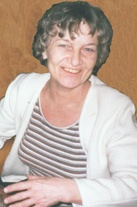
#> input picture Dia2/notebooks/ZuzanaB.jpg, 137 x 207 px, shrunk from 581 x 879 before the run
$ jupyter execute --allow-errors D2L6_Detectando_rostros.ipynb   (shell and % lines are left out)   (Python 2 division)
#> lines starting #> are read from the running program, lines starting #| are printed output that depends on the picture
# Dia 2 Libreta 6
En esta libreta usaremos un clasificador para detectar rostros en imagenes; despues realizaran el ejercicio de tomar una foto de su rostro con el dispositivo, extraerlo del mismo a la mnaquina y aplciar el detector.

Finalmente, trataremos de implementarlo en el dispositivo...

Algo de informacion [tomada de este sitio](https://realpython.com/blog/python/face-recognition-with-python/)

[cell 1]
import matplotlib.pyplot as plt
import sys, os, re, time
import numpy as np
import cv2

[cell 2]
pic = os.path.join('.','ZuzanaB.jpg')

img=cv2.imread(pic)
#> img is the input picture: shape (207, 137, 3); mean B, G, R 159.1, 171.5, 191.3

[cell 3]
gray = cv2.cvtColor(img, cv2.COLOR_BGR2GRAY)
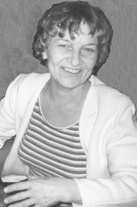
#> gray: shape (207, 137); min 55, max 252, mean 176
plt.imshow(gray)

[cell 4]
caras_cascada=cv2.CascadeClassifier('haarcascade_frontalface_default.xml')

caras = caras_cascada.detectMultiScale(gray, 1.3, 4)
#> caras = ()

print "Encontramos {0} faces!".format(len(caras))
#| Encontramos 0 faces!

[cell 5]
i=img.copy()
for (x,y,w,h) in caras:
    cv2.rectangle(i, (x,y), (x+w,y+h), (0,255,0), 2)
#> this loop made 0 passes
plt.imshow(i)
